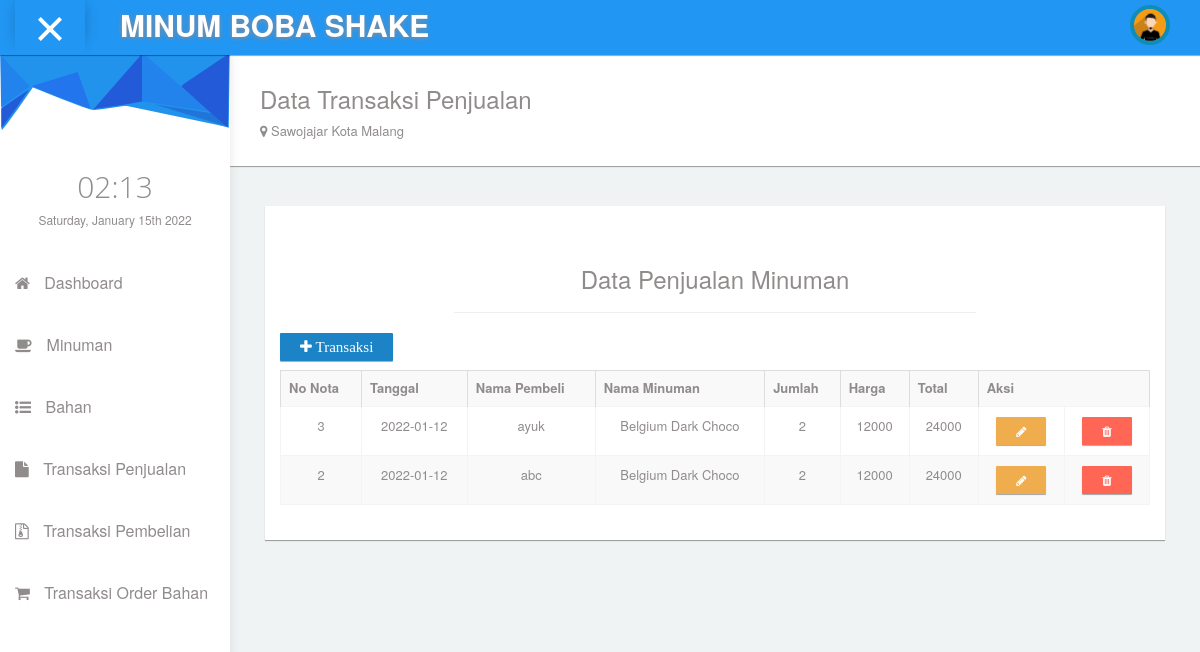
Screenshot of /emp_jual.php with the database file from the repository.
### tables this page shows
CREATE TABLE `jual` (
  `id_user` varchar(20) NOT NULL,
  `no_nota` int(11) NOT NULL,
  `tgl` date NOT NULL,
  `nama_pembeli` varchar(50) NOT NULL,
  `kode_minuman` varchar(10) NOT NULL,
  `jumlah` int(11) NOT NULL,
  `harga` int(11) NOT NULL,
  `total` int(10) NOT NULL
);

CREATE TABLE `minuman` (
  `kode_minuman` varchar(5) NOT NULL,
  `nama_minuman` varchar(50) NOT NULL,
  `kode_bahan` varchar(10) NOT NULL,
  `harga` int(11) NOT NULL
);

### emp_jual.php (the view, shortened to what this page needs)
<!DOCTYPE html>
<html lang="en">
<head>
    <link rel="stylesheet" type="text/css" href="asset/css/bootstrap.min.css">
      <link rel="stylesheet" type="text/css" href="asset/css/plugins/font-awesome.min.css"/>
      <link rel="stylesheet" type="text/css" href="asset/css/plugins/simple-line-icons.css"/>
      <link rel="stylesheet" type="text/css" href="asset/css/plugins/animate.min.css"/>
      <link rel="stylesheet" type="text/css" href="asset/css/plugins/fullcalendar.min.css"/>
  <link href="asset/css/style.css" rel="stylesheet">
  </head>
 <body id="mimin" class="dashboard">
        <nav class="navbar navbar-default header navbar-fixed-top">
          <div class="col-md-12 nav-wrapper">
            <div class="navbar-header" style="width:100%;">
              <div class="opener-left-menu is-open">
                <span class="bottom"></span>
              </div>
                <a href="index.html" class="navbar-brand">
                 <b>MINUM BOBA SHAKE</b>
                </a>
              <ul class="nav navbar-nav navbar-right user-nav">
                <li class="user-name"><span><?php echo $_SESSION['nama_user'];?></span></li>
                  <li class="dropdown avatar-dropdown">
                   <img src="asset/img/avatar.jpg" class="img-circle avatar" alt="user name" data-toggle="dropdown" aria-haspopup="true" aria-expanded="true"/>
                </li>
                <li ><a href="#"></a></li>
              </ul>
            </div>
          </div>
        </nav>
      <div class="container-fluid mimin-wrapper">
             <div id="left-menu">
              <div class="sub-left-menu scroll">
                <ul class="nav nav-list">
                    <li><div class="left-bg"></div></li>
                    <li class="time">
                      <h1 class="animated fadeInLeft">21:00</h1>
                      <p class="animated fadeInRight">Sat,October 1st 2029</p>
                    </li>
                    <li><a href="emp_dash.php" class="nav-header"><span class="fa-home fa"></span> Dashboard</a></li>
                    <li><a href="emp_minum.php"><span class="fa-coffee fa"></span> Minuman</a></li>
                    <li><a href="emp_bahan.php"><span class="fa-list-ul fa"></span> Bahan</a></li>
                    <li><a href="emp_jual.php"><span class="fa-file fa"></span> Transaksi Penjualan</a></li>
                    <li><a href="emp_beli.php"><span class="fa-file-archive-o fa"></span> Transaksi Pembelian</a></li>
                    <li><a href="emp_order.php"><span class="fa-shopping-cart fa"></span> Transaksi Order Bahan</a></li>
                  </ul>
                </div>
            </div>
            <div id="content">
                <div class="panel">
                  <div class="panel-body">
                      <div class="col-md-6 col-sm-12">
                        <h3 class="animated fadeInLeft">Data Transaksi Penjualan</h3>
                        <p class="animated fadeInDown"><span class="fa  fa-map-marker"></span> Sawojajar Kota Malang</p>
                    </div>
                  </div>
                </div>
                <div class="col-md-12" style="padding:20px;">
                    <div class="col-md-12 padding-0">
                        <div class="col-md-12 padding-0">
                            <div class="col-md-12 padding-0">
                                <div class="col-md-12">
                                    <div class="panel box-v1">
                                      <div class="panel-body text-center">
                                        <h3>Data Penjualan Minuman</h3>
                                        <hr/>
                                        <a href="emp_c_jual.php" class="btn btn-primary btn-sm left"><span class="fa fa-plus" style="font-size: 15px;">  Transaksi</span></a>
                                        <br><br>
                                        <table class="table table-bordered table-striped">
                                          <tr>
                                            <th>No Nota</th>
                                            <th>Tanggal</th>
                                            <th>Nama Pembeli</th>
                                            <th>Nama Minuman</th>
                                            <th>Jumlah</th>
                                            <th>Harga</th>
                                            <th>Total</th>
                                            <th colspan="2">Aksi</th>
                                          </tr>
                                          <?php
                                            include 'koneksi.php';
                                            $data = mysqli_query($konek, "SELECT * from jual, minuman where jual.kode_minuman=minuman.kode_minuman order by no_nota desc");
                                            while ($d = mysqli_fetch_array($data)) {
                                          ?>
                                            <tr>
                                              <td><?php echo $d['no_nota']; ?></td>
                                              <td><?php echo $d['tgl']; ?></td>
                                              <td><?php echo $d['nama_pembeli']; ?></td>
                                              <td><?php echo $d['nama_minuman']; ?></td>
                                              <td><?php echo $d['jumlah']; ?></td>
                                              <td><?php echo $d['harga']; ?></td>
                                              <td><?php echo $d['total']; ?></td>
                                              <td>
                                              <center><a href="emp_ub_jual.php?no_nota=<?php echo $d['no_nota']; ?>" class="btn btn-warning btn-sm"><span class="fa fa-pencil"></span></a></center>
                                              </td>
                                              <td>
                                              <center><a href="emp_h_jual.php?no_nota=<?php echo $d['no_nota']; ?>" onclick="return confirm('Apakah anda yakin?')" class="btn btn-danger btn-sm"><span class="fa fa-trash"></span></a></center>
                                              </td>
                                            </tr>
                                            <?php
                                            }
                                            ?>
                                        </table>
                                      </div>
                                    </div>
                                </div>
                            </div>
                        </div>
                    </div>
              </div>
      </div>
  </body>
</html>

### rows the page displays
jual: no_nota "3", tgl "2022-01-12", nama_pembeli "ayuk", minuman.nama_minuman "Belgium Dark Choco", jumlah "2", minuman.harga "12000", total "24000"
jual: no_nota "2", tgl "2022-01-12", nama_pembeli "abc", minuman.nama_minuman "Belgium Dark Choco", jumlah "2", minuman.harga "12000", total "24000"
